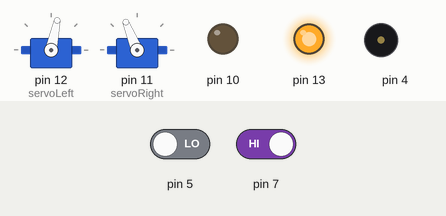
A sketch run on a simulated Arduino Uno, built with avr-gcc and run on an emulated ATmega328P. On the bench: 2 × servo, output pins drawn as LEDs (lit = HIGH), buzzer (waves = sounding). Inputs (shaded band) come from the test bench; at power-on: pin 5 LOW, pin 7 HIGH. Random numbers use the default seed unless the sketch sets one.

Above: at 2.2 s.
2.3 s: pin 5 driven HIGH
At 4.8 s:
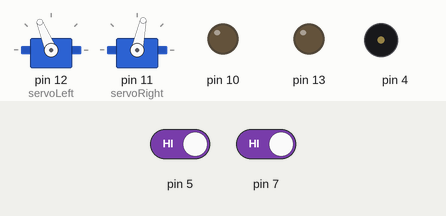
5.1 s: pin 7 driven LOW
At 5.9 s:
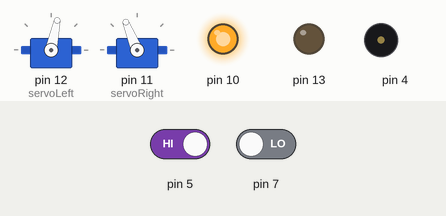
9.3 s: pin 5 driven LOW
At 12.0 s:
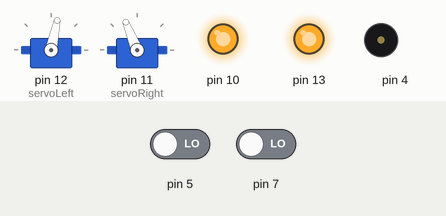
14.7 s: pin 7 driven HIGH
At 16.1 s:
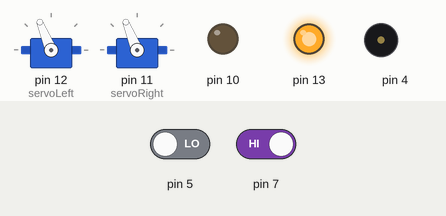
Timing chart, 0 to 21.1 s (numbered marks = the images above; inputs shaded):
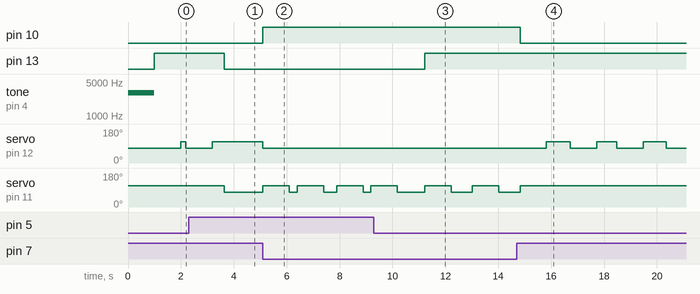

Measured:
- after the input at 2.3 s, pin 13: HIGH → LOW after 1.3 s; servo on pin 11 (servoRight): 112° → 78° after 1.3 s
- after the input at 5.1 s, pin 10: LOW → HIGH at once; servo on pin 12 (servoLeft): 112° → 78° at once; servo on pin 11 (servoRight): goes 112° 1.0 s, 78° 0.30 s, 112° 1.0 s, 78° 0.49 s, 112° 1.0 s, 78° 0.29 s, then 112°, starting at once
- after the input at 9.3 s, pin 13: LOW → HIGH after 1.9 s
- after the input at 14.7 s, pin 10: HIGH → LOW after 0.12 s; servo on pin 12 (servoLeft): alternates 112° for 0.86 s and 78° for 1.0 s, starting after 1.1 s

The sketch:

Excercise_7_Sensors_And_Control_1.ino
```cpp
#include <Servo.h>

Servo servoLeft;
Servo servoRight;

byte wLeftOld;
byte wRightOld;
byte counter;

void setup() {
  tone(4,3000,1000);
  delay(1000);

  // Whiskers
  pinMode(7,INPUT);
  pinMode(5,INPUT);

  // LEDS
  pinMode(10,OUTPUT);
  pinMode(13,OUTPUT);

  // Servos
  servoLeft.attach(12);
  servoRight.attach(11);

  wLeftOld = 0;
  wRightOld = 1;
  counter = 0;
}

void loop() {
  byte wLeft = digitalRead(5);
  byte wRight = digitalRead(7);

  if (wLeft != wRight) {
    if ((wLeft != wLeftOld) &&  (wRight != wRightOld)) {
      counter++;
      wLeftOld = wLeft;
      wRightOld = wRight;

      if(counter == 4) {
        wLeft = 0;
        wRight = 0;
        counter = 0;
      }
    } else {
      counter = 0;
    }
  }

  long randomTurnDegree = random(20,180)*20/3;

  if ((wLeft == 0) && (wRight == 0)) {
    digitalWrite(13,HIGH);
    digitalWrite(10,HIGH);
    backward(1000);
    turnLeft(800);
  } else if (wLeft ==0) {
    digitalWrite(13,HIGH);
    digitalWrite(10,LOW);
    backward(1000);
    turnRight(randomTurnDegree);
    //turnRight(400);

  } else if (wRight == 0) {
    digitalWrite(13,LOW);
    digitalWrite(10,HIGH);
    backward(1000);
    turnLeft(randomTurnDegree);
    //turnLeft(400);

  } else {
    digitalWrite(13,LOW);
    digitalWrite(10,LOW);
    forward(20);
  }
}

void forward(int time) {
  servoLeft.writeMicroseconds(1700);
  servoRight.writeMicroseconds(1345);
  delay(time);
}
void backward(int time) {
  servoLeft.writeMicroseconds(1345);
  servoRight.writeMicroseconds(1700);
  delay(time);
}
void turnLeft(int time) {
  servoLeft.writeMicroseconds(1345);
  servoRight.writeMicroseconds(1345);
  delay(time);
}
void turnRight(int time) {
  servoLeft.writeMicroseconds(1700);
  servoRight.writeMicroseconds(1700);
  delay(time);
}
```
